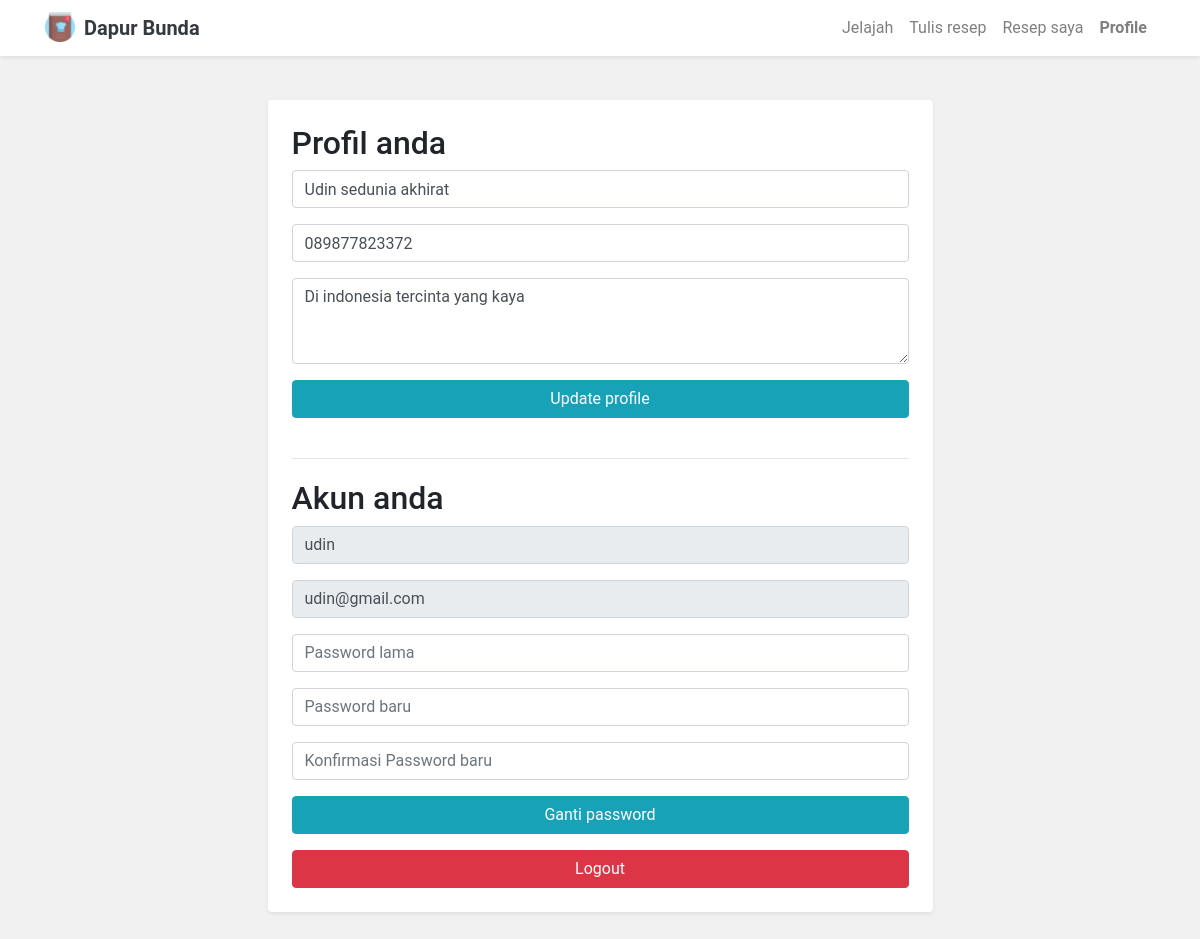
/user/profile.php (signed in), run on the app's committed database.
### tables this page shows
CREATE TABLE `profile` (
  `id_profile` int(11) NOT NULL,
  `nama_lengkap` varchar(100) NOT NULL,
  `alamat` varchar(150) NOT NULL,
  `no_hp` varchar(15) NOT NULL,
  `id_user` int(11) NOT NULL
);

CREATE TABLE `users` (
  `id_user` int(11) NOT NULL,
  `username` varchar(50) NOT NULL,
  `email` varchar(50) NOT NULL,
  `password` varchar(255) NOT NULL,
  `level` varchar(5) NOT NULL DEFAULT 'user'
);

### user/profile.php (the view, shortened to what this page needs)
<?php
if (isset($_SESSION['level'])) {
    switch($_SESSION['level']) {
        case 'user':
            $user = $_SESSION['user'];
        break;
    }
}
require '../config/conn.php';
$idUser = $user['id_user'];
$queryProfile = "SELECT * FROM profile WHERE id_user = $idUser";
$resultProfile = mysqli_query($conn, $queryProfile);
$dataProfile = mysqli_fetch_assoc($resultProfile);
$queryUser = "SELECT * FROM users WHERE id_user = $idUser";
$resultUser = mysqli_query($conn, $queryUser);
$dataUser = mysqli_fetch_assoc($resultUser);
?>
<!DOCTYPE html>
<html>
<head>
    <link rel="stylesheet" href="https://cdnjs.cloudflare.com/ajax/libs/font-awesome/4.7.0/css/font-awesome.min.css" type="text/css">
    <link rel="stylesheet" href="https://stackpath.bootstrapcdn.com/bootstrap/4.1.3/css/bootstrap.min.css">
    <link rel="stylesheet" href="../assets/css/style.css">
</head>
<body>
    <?php
        include_once('../components/navbar-user.php')
    ?>
    <div style="padding-top: 100px" class="text-center pb-4">
        <div class="container">
            <div class="row mb-3 justify-content-center">
                <div class="col-7 bg-light shadow-sm p-4 rounded bg-white">
                    <form method="POST" action="functions/update-profile.php">
                        <h2 class="float-left">Profil anda</h2> <br>
                        <div class="form-group">
                            <input type="text" class="form-control" name="nama_lengkap" value="<?= $dataProfile['nama_lengkap'] ?>" placeholder="Nama lengkap" required>
                        </div>
                        <div class="form-group">
                            <input type="text" class="form-control" name="no_hp" value="<?= $dataProfile['no_hp'] ?>" placeholder="Nomor HP" required>
                        </div>
                        <div class="form-group">
                            <textarea class="form-control" placeholder="Alamat" name="alamat" rows="3" required><?= $dataProfile['alamat'] ?></textarea>
                        </div>
                        <button type="submit" name="update_profile" style="width: 100%" class="btn btn-info">Update profile</button>
                    </form> <br><hr>
                    <form method="POST" action="functions/change-password.php">
                        <h2 class="float-left mt-1">Akun anda</h2> <br>
                        <div class="form-group">
                            <input type="text" class="form-control" value="<?= $dataUser['username'] ?>" readonly>
                        </div>
                        <div class="form-group">
                            <input type="text" class="form-control" value="<?= $dataUser['email'] ?>" readonly>
                        </div>
                        <div class="form-group">
                            <input type="password" name="old_password" class="form-control" placeholder="Password lama" required>
                        </div>
                        <div class="form-group">
                            <input type="password" name="new_password" class="form-control" placeholder="Password baru" required>
                        </div>
                        <div class="form-group">
                            <input type="password" name="repeat_new_password" class="form-control" placeholder="Konfirmasi Password baru" required>
                        </div>
                        <button type="submit" name="ganti_password" style="width: 100%" class="btn btn-info">Ganti password</button>
                        <a href="../logout.php" type="submit" name="update_profile" style="width: 100%" class="btn mt-3 btn-danger">Logout</a>
                    </form>
                </div>
            </div>
        </div>
    </div>
</body>
</html>

### assets/css/style.css (style rules this page uses)
* { padding: 0; margin: 0; box-sizing: border-box; }
body { background-color: #f1f1f1; font-family: 'roboto', sans-serif; }

### data on the page
profile: nama_lengkap "Udin sedunia akhirat", no_hp "089877823372", alamat "Di indonesia tercinta yang kaya"
users: username "udin", email "udin@gmail.com"
